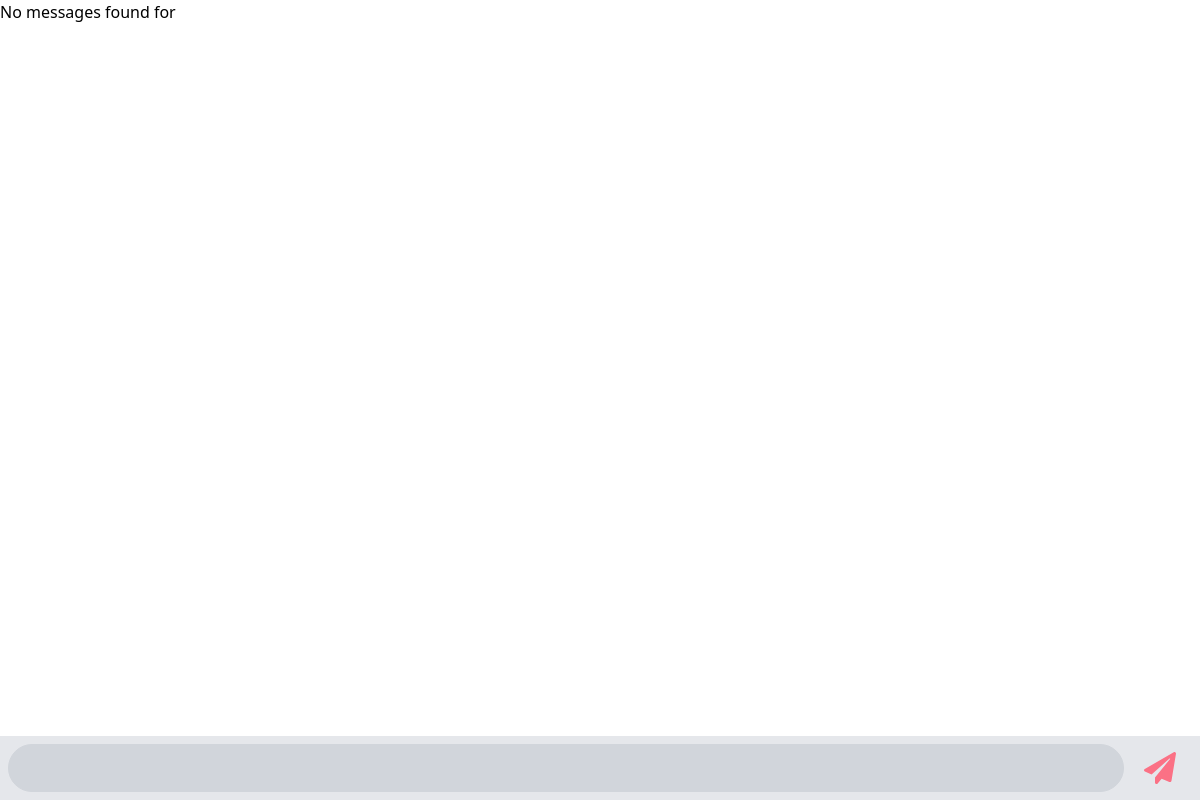
/messagelistfunc/rashin/, run on an earlier commit of the app's database.
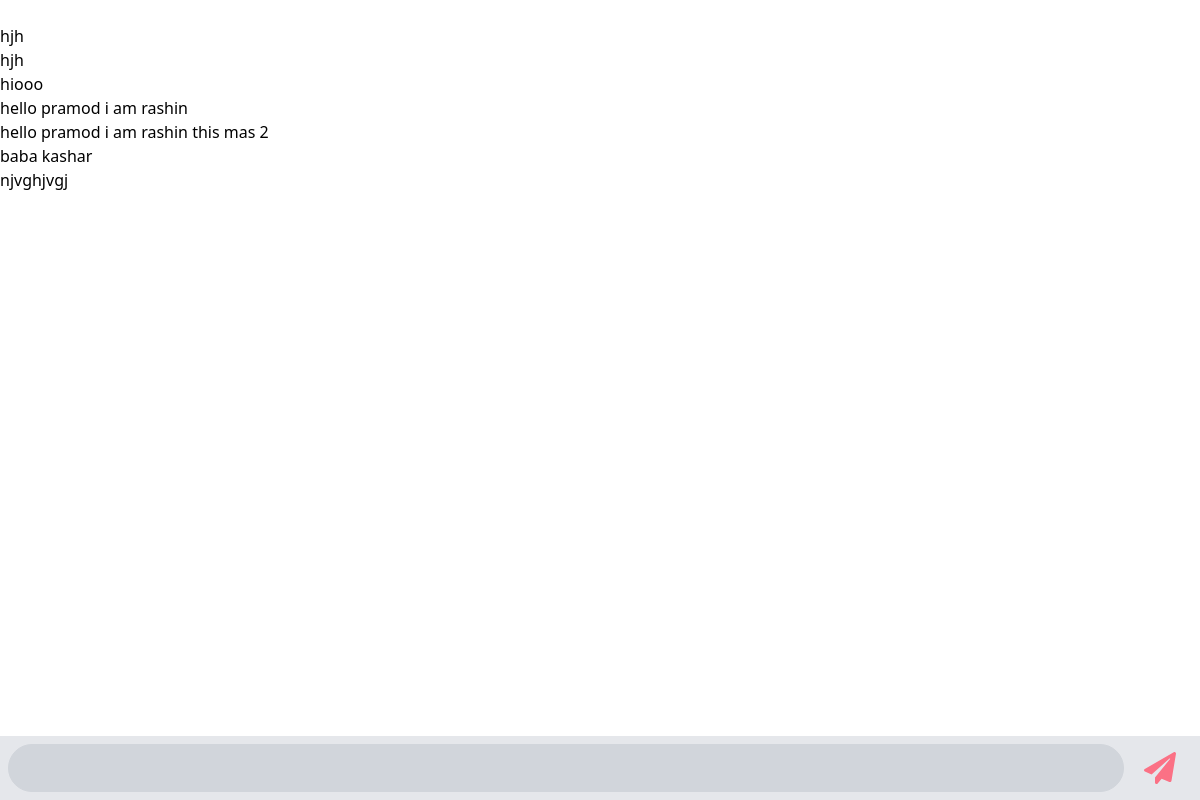
And on a later commit of the database.
### heyapp/models.py (models this page shows)
class Message(models.Model):
    message = models.CharField(max_length=1000000)
    date = models.DateTimeField(default=datetime.now, blank=True)
    sender = models.CharField(max_length=1000000)
    recever = models.CharField(max_length=1000000)

### heyapp/views.py (the view)
# urls.py: path('messagelistfunc/', views.messagelistfunc, name="messagelistfunc"),
def messagelistfunc(request, receivername):
    request.session['receivername'] = receivername
    chat = Message.objects.filter( recever=receivername)
    return render(request, 'chat.html', {'chats': chat})

### templates/chat.html (shortened to what this page needs)
<!DOCTYPE html>
<html lang="en">
<head>
    <script src="https://cdn.tailwindcss.com"></script>
    <link rel="stylesheet" href="https://cdnjs.cloudflare.com/ajax/libs/font-awesome/4.7.0/css/font-awesome.min.css">
</head>
<body>
  {% if chats %}
     {% for msg in chats %}
         <br> {{ msg.message }}
      {% endfor %}
  {% else %}
    <p>No messages found for </p>
  {% endif %}
      <div class="fixed flex justify-between w-full bg-gray-200" style="bottom: 0px;">
        <textarea
          id="msg"
          class="flex-grow px-4 py-2 m-2 mr-1 bg-gray-300 border border-gray-300 rounded-full resize-none w-full"
          rows="1"
          placeholder="Message..."
          style="outline: none;" >
        </textarea>
        <button id="btn1" class="m-2" style="outline: none;">
        </button>
      </div>
</body>
</html>

What changed in the data, as far as the page shows it:
added Message: message "hjh"
added Message: message "hjh"
added Message: message "hiooo"
added Message: message "hello pramod i am rashin"
added Message: message "hello pramod i am rashin this mas 2"
added Message: message "baba kashar"
added Message: message "njvghjvgj"
Also different on the page:
text no longer shown: "No messages found for"
